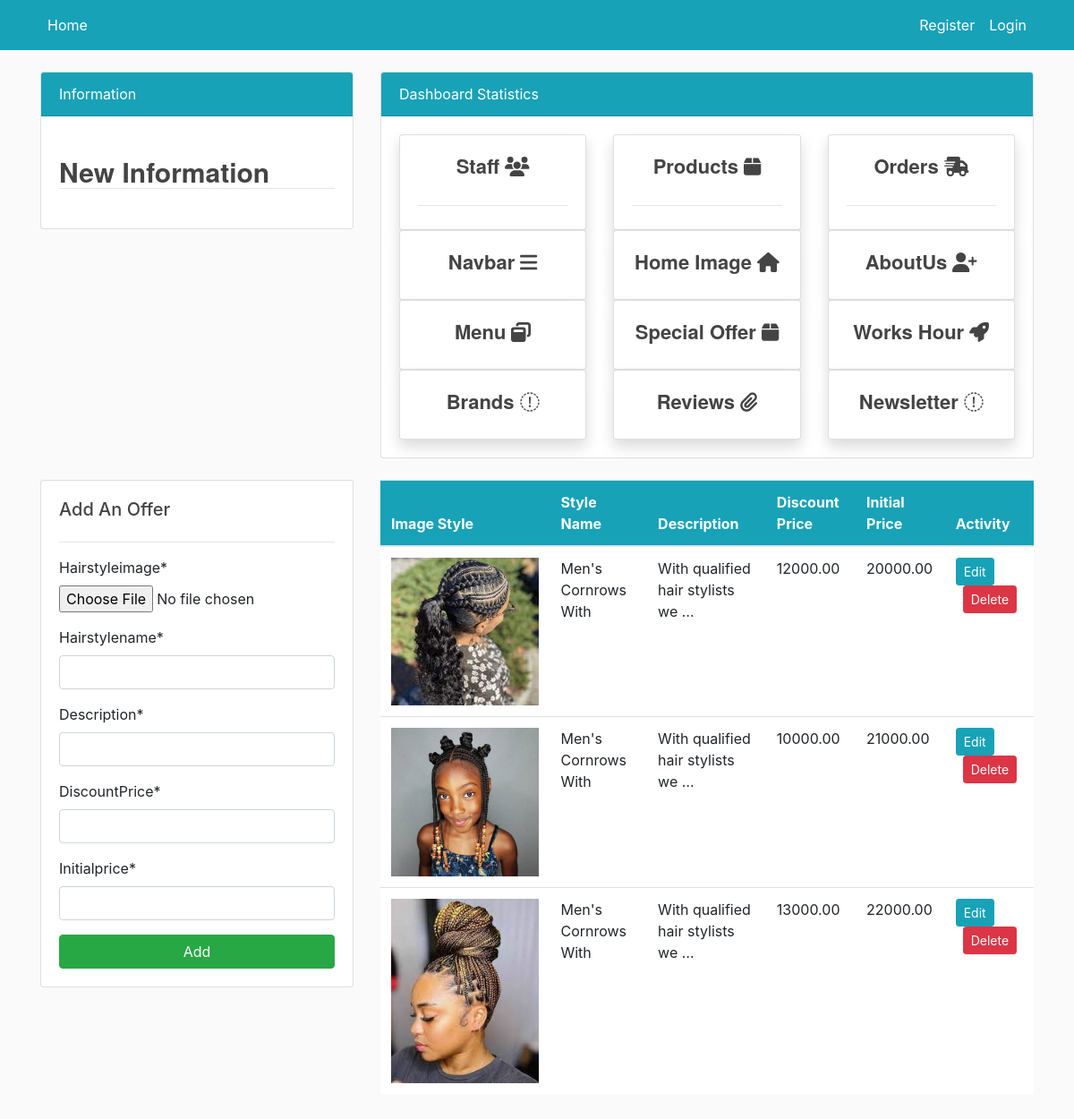
Page /offer_customize/ on the committed database.
### dashboard/models.py (models this page shows, shortened)
class SpecialOfferTable(models.Model):
    hairstyleimage = models.ImageField(upload_to='specialoffer_image')
    hairstylename = models.CharField(max_length=20)
    description = models.CharField(max_length=200)
    discountPrice = MoneyField(max_digits=7, decimal_places=2, default_currency='KSH')
    initialprice = MoneyField(max_digits=7, decimal_places=2, default_currency='KSH')

### dashboard/views.py (the view)
# urls.py: path('offer_customize/', views.offer_customize, name='dashboard-offer_customize'),
def offer_customize(request):
    offer = SpecialOfferTable.objects.all()
    if request.method == 'POST':
        form = SpecialOfferForm(request.POST, request.FILES)
        if form.is_valid():
            obj = form.save()
            obj.save()
            messages.success(request, 'Your successfully added "Special Offer" info.')
            redirect('dashboard-offer_customize')
    else:
        form = SpecialOfferForm()
    context = {
        'form': form,
        'offer': offer,
    }
    return render(request, 'dashboard/homeview-manage/offer_customize.html', context)

### dashboard/forms.py
class SpecialOfferForm(forms.ModelForm):
    class Meta:
        model = SpecialOfferTable
        fields = ['hairstyleimage', 'hairstylename', 'description', 'discountPrice', 'initialprice']
        validators = [
            MaxLengthValidator(3,
                               message='A maximum of 3 instance can be added. If you want to change either delete or edit ')
        ]

### dashboard/templates/Dashboard/homeview-manage/offer_customize.html (shortened to what this page needs)
{% extends 'partials/base.html' %}
{% load crispy_forms_tags %}
{% block content %}
{% include 'partials/topside.html' %}
<div class="row my-4">
    <div class="col-md-4">
        <div class="card card-body">
            <h5>Add An Offer</h5>
            <hr>
            <form method="POST" enctype="multipart/form-data">
                {{ form|crispy }}
                <input class="btn btn-success btn-block" type="submit" value="Add">
            </form>
        </div>
    </div>
    <div class="col-md-8">
        <table class="table bg-white">
            <thead class="bg-info text-white">
            <tr>
                <th scope="col">Image Style</th>
                <th scope="col">Style Name</th>
                <th scope="col">Description</th>
                <th scope="col">Discount Price</th>
                <th scope="col">Initial Price</th>
                <th scope="col">Activity</th>
            </tr>
            </thead>
            <tbody>
            {% for offer in offer %}
            <tr>
                <td><img src="{{ offer.hairstyleimage.url }}" alt="Special Ofer Image" class="img-fluid"></td>
                <td>{{ offer.hairstylename|truncatewords:5}}</td>
                <td>{{ offer.description|truncatewords:5}}</td>
                <td>{{ offer.discountPrice|truncatewords:5}}</td>
                <td>{{ offer.initialprice|truncatewords:5}}</td>
                <td>
                    <a class="btn btn-info btn-sm mr-2"
                       href="{% url 'dashboard-offer_customize_edit' offer.id %}">Edit</a>
                    <a class="btn btn-danger btn-sm ml-2"
                       href="{% url 'dashboard-offer_customize_delete' offer.id %}">Delete</a>
                </td>
            </tr>
            {% endfor %}
            </tbody>
        </table>
    </div>
</div>
{% endblock %}

### users/static/main/main.css (style rules this page uses)
:root { --footercolor: #003F72; --navbarcolor: #003F72; --btncolor: #003F72; --socialcolor: #003F72; --brightText: #ffffff; }
body { background: #fafafa; }
h1, h2, h3, h4, h5, h6 { color: #444444; }

### rows in the picture
SpecialOfferTable: hairstyleimage (picture), hairstylename "Men's Cornrows With", description "With qualified hair stylists we …", discountPrice "12000.00", initialprice "20000.00"
SpecialOfferTable: hairstyleimage (picture), hairstylename "Men's Cornrows With", description "With qualified hair stylists we …", discountPrice "10000.00", initialprice "21000.00"
SpecialOfferTable: hairstyleimage (picture), hairstylename "Men's Cornrows With", description "With qualified hair stylists we …", discountPrice "13000.00", initialprice "22000.00"
